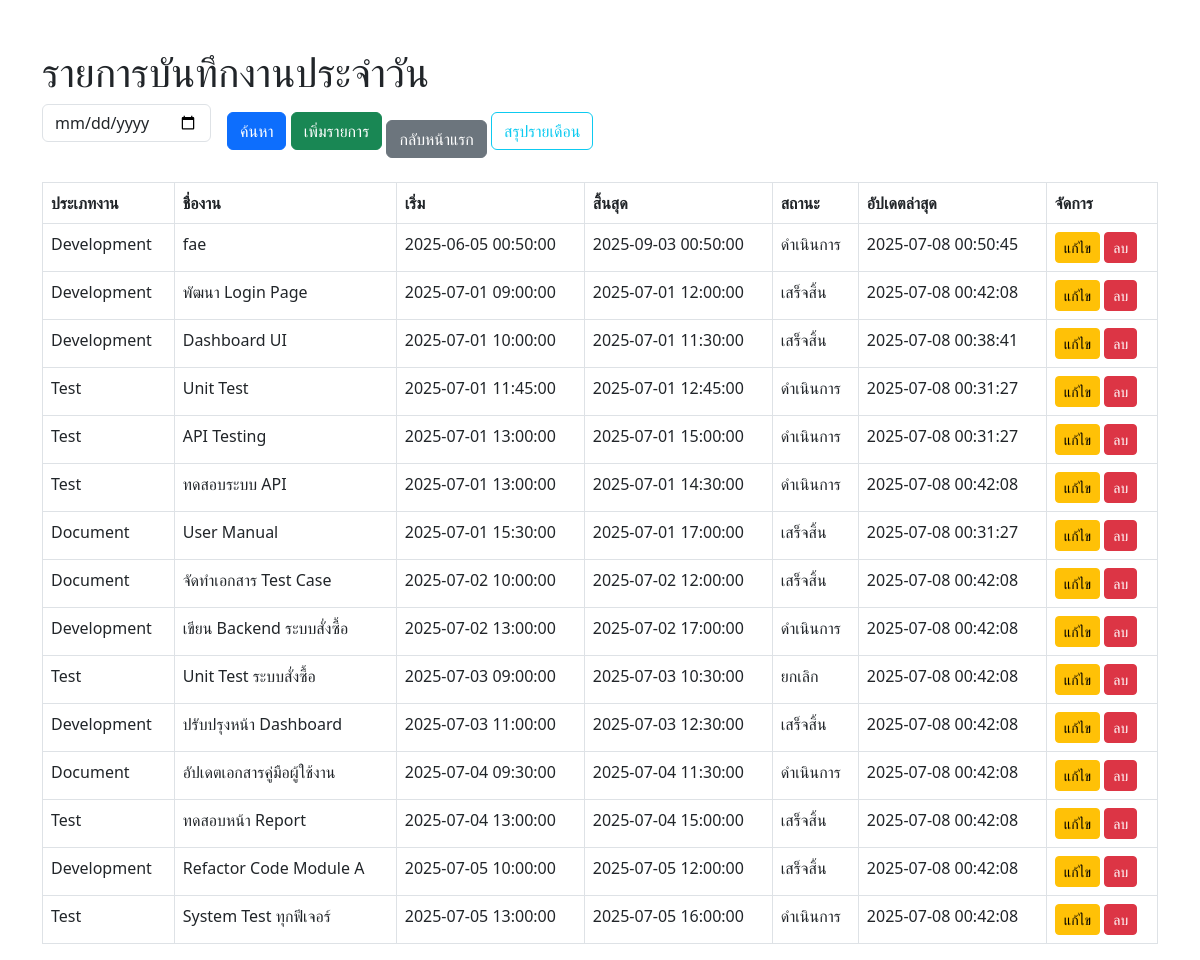
The page / on the database its author committed.
### tables this page shows
CREATE TABLE `work_logs` (
  `id` int(11) NOT NULL,
  `task_type` enum('Development','Test','Document') NOT NULL,
  `task_name` varchar(255) NOT NULL,
  `start_time` datetime NOT NULL,
  `end_time` datetime NOT NULL,
  `status` enum('ดำเนินการ','เสร็จสิ้น','ยกเลิก') NOT NULL,
  `created_at` datetime DEFAULT current_timestamp(),
  `updated_at` datetime DEFAULT current_timestamp() ON UPDATE current_timestamp()
);

### index.php (the view, shortened to what this page needs)
<?php require_once 'config.php'; ?>
<!DOCTYPE html>
<html lang="en">
<head>
    <link rel="stylesheet" href="https://cdn.jsdelivr.net/npm/bootstrap@5.3.0/dist/css/bootstrap.min.css">
</head>
<body class="container mt-5">
    <h1>รายการบันทึกงานประจำวัน</h1>
    <form method="GET" class="row g-3 mb-4">
        <div class="col-auto">
            <input type="date" name="date" class="form-control" required>
        </div>
        <div class="col-auto">
            <button type="submit" class="btn btn-primary">ค้นหา</button>
            <a href="form.php" class="btn btn-success">เพิ่มรายการ</a>
            <a href="index.php" class="btn btn-secondary mt-3">กลับหน้าแรก</a>
            <a href="report_summary.php" class="btn btn-outline-info">สรุปรายเดือน</a>
        </div>
    </form>
    <?php
    $where = "";
    $sql = "SELECT * FROM work_logs $where ORDER BY start_time ASC";
    $result = $conn->query($sql);
    ?>
    <table class="table table-bordered">
        <thead>
            <tr>
                <th>ประเภทงาน</th>
                <th>ชื่องาน</th>
                <th>เริ่ม</th>
                <th>สิ้นสุด</th>
                <th>สถานะ</th>
                <th>อัปเดตล่าสุด</th>
                <th>จัดการ</th>
            </tr>
        </thead>
        <tbody>
            <?php while($row = $result->fetch_assoc()): ?>
                <tr>
                    <td><?= $row['task_type'] ?></td>
                    <td><?= $row['task_name'] ?></td>
                    <td><?= $row['start_time'] ?></td>
                    <td><?= $row['end_time'] ?></td>
                    <td><?= $row['status'] ?></td>
                    <td><?= $row['updated_at'] ?></td>
                    <td>
                        <a href="form.php?id=<?= $row['id'] ?>" class="btn btn-warning btn-sm">แก้ไข</a>
                        <a href="delete.php?id=<?= $row['id'] ?>" class="btn btn-danger btn-sm" onclick="return confirm('ยืนยันการลบ?')">ลบ</a>
                    </td>
                </tr>
            <?php endwhile ?>
        </tbody>
    </table>
</body>
</html>

### rows shown on the page
work_logs: task_type "Development", task_name "fae", start_time "2025-06-05 00:50:00", end_time "2025-09-03 00:50:00", status "ดำเนินการ", updated_at "2025-07-08 00:50:45"
work_logs: task_type "Development", task_name "พัฒนา Login Page", start_time "2025-07-01 09:00:00", end_time "2025-07-01 12:00:00", status "เสร็จสิ้น", updated_at "2025-07-08 00:42:08"
work_logs: task_type "Development", task_name "Dashboard UI", start_time "2025-07-01 10:00:00", end_time "2025-07-01 11:30:00", status "เสร็จสิ้น", updated_at "2025-07-08 00:38:41"
work_logs: task_type "Test", task_name "Unit Test", start_time "2025-07-01 11:45:00", end_time "2025-07-01 12:45:00", status "ดำเนินการ", updated_at "2025-07-08 00:31:27"
work_logs: task_type "Test", task_name "API Testing", start_time "2025-07-01 13:00:00", end_time "2025-07-01 15:00:00", status "ดำเนินการ", updated_at "2025-07-08 00:31:27"
work_logs: task_type "Test", task_name "ทดสอบระบบ API", start_time "2025-07-01 13:00:00", end_time "2025-07-01 14:30:00", status "ดำเนินการ", updated_at "2025-07-08 00:42:08"
work_logs: task_type "Document", task_name "User Manual", start_time "2025-07-01 15:30:00", end_time "2025-07-01 17:00:00", status "เสร็จสิ้น", updated_at "2025-07-08 00:31:27"
work_logs: task_type "Document", task_name "จัดทำเอกสาร Test Case", start_time "2025-07-02 10:00:00", end_time "2025-07-02 12:00:00", status "เสร็จสิ้น", updated_at "2025-07-08 00:42:08"
work_logs: task_type "Development", task_name "เขียน Backend ระบบสั่งซื้อ", start_time "2025-07-02 13:00:00", end_time "2025-07-02 17:00:00", status "ดำเนินการ", updated_at "2025-07-08 00:42:08"
work_logs: task_type "Test", task_name "Unit Test ระบบสั่งซื้อ", start_time "2025-07-03 09:00:00", end_time "2025-07-03 10:30:00", status "ยกเลิก", updated_at "2025-07-08 00:42:08"
work_logs: task_type "Development", task_name "ปรับปรุงหน้า Dashboard", start_time "2025-07-03 11:00:00", end_time "2025-07-03 12:30:00", status "เสร็จสิ้น", updated_at "2025-07-08 00:42:08"
work_logs: task_type "Document", task_name "อัปเดตเอกสารคู่มือผู้ใช้งาน", start_time "2025-07-04 09:30:00", end_time "2025-07-04 11:30:00", status "ดำเนินการ", updated_at "2025-07-08 00:42:08"
work_logs: task_type "Test", task_name "ทดสอบหน้า Report", start_time "2025-07-04 13:00:00", end_time "2025-07-04 15:00:00", status "เสร็จสิ้น", updated_at "2025-07-08 00:42:08"
work_logs: task_type "Development", task_name "Refactor Code Module A", start_time "2025-07-05 10:00:00", end_time "2025-07-05 12:00:00", status "เสร็จสิ้น", updated_at "2025-07-08 00:42:08"
work_logs: task_type "Test", task_name "System Test ทุกฟีเจอร์", start_time "2025-07-05 13:00:00", end_time "2025-07-05 16:00:00", status "ดำเนินการ", updated_at "2025-07-08 00:42:08"
